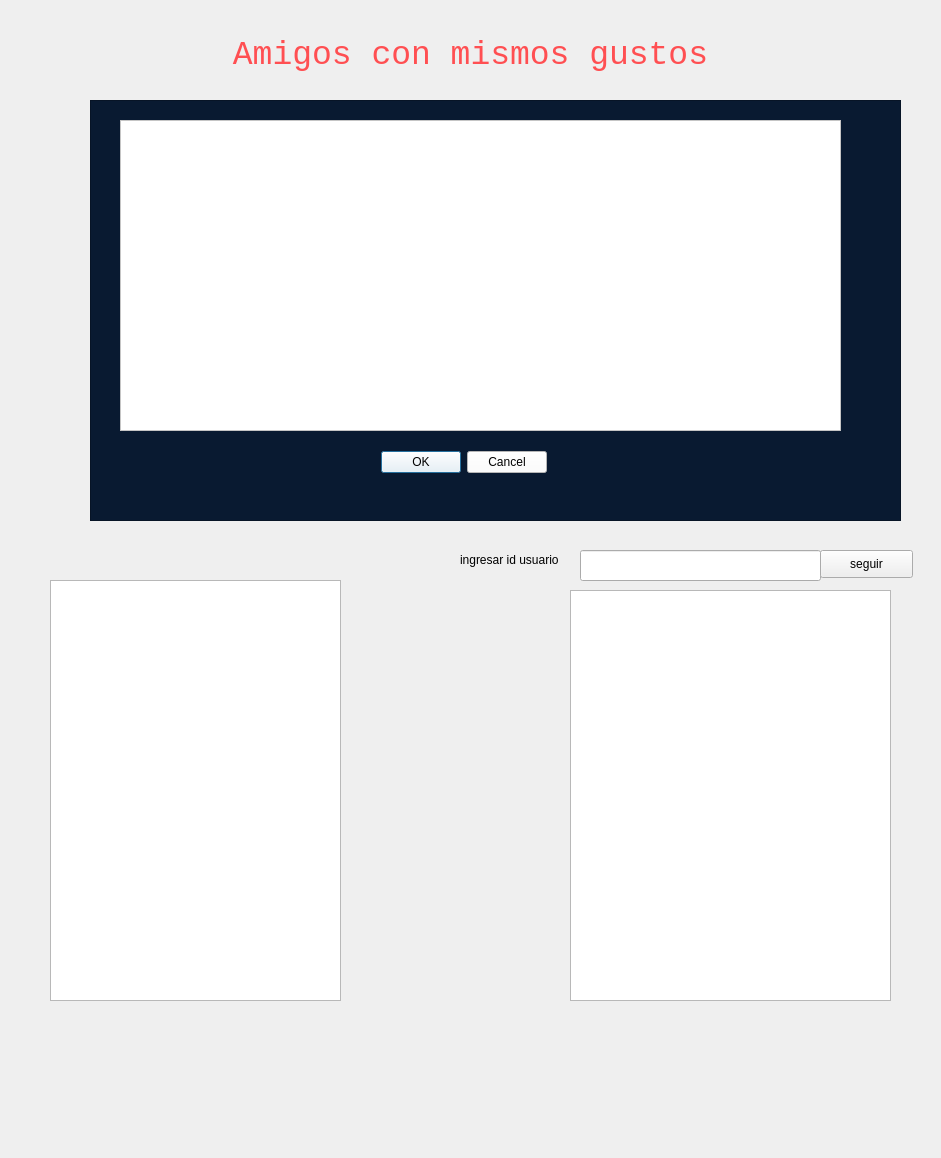
<?xml version="1.0" encoding="UTF-8"?>
<ui version="4.0">
 <class>Amigos</class>
 <widget class="QDialog" name="Amigos">
  <property name="geometry">
   <rect>
    <x>0</x>
    <y>0</y>
    <width>941</width>
    <height>1158</height>
   </rect>
  </property>
  <property name="windowTitle">
   <string>Dialog</string>
  </property>
  <widget class="QLabel" name="label">
   <property name="geometry">
    <rect>
     <x>780</x>
     <y>10</y>
     <width>91</width>
     <height>91</height>
    </rect>
   </property>
   <property name="text">
    <string/>
   </property>
   <property name="pixmap">
    <pixmap resource="logo.qrc">:/imagenes/music.png</pixmap>
   </property>
   <property name="scaledContents">
    <bool>true</bool>
   </property>
  </widget>
  <widget class="QLabel" name="label_9">
   <property name="geometry">
    <rect>
     <x>50</x>
     <y>10</y>
     <width>841</width>
     <height>91</height>
    </rect>
   </property>
   <property name="font">
    <font>
     <family>Consolas</family>
     <pointsize>7</pointsize>
     <weight>50</weight>
     <italic>false</italic>
     <bold>false</bold>
    </font>
   </property>
   <property name="text">
    <string>&lt;html&gt;&lt;head/&gt;&lt;body&gt;&lt;p align=&quot;center&quot;&gt;&lt;span style=&quot; font: Consolas; font-size:25pt; color:#ff4f52;&quot;&gt;Amigos con mismos gustos&lt;/span&gt;&lt;/p&gt;&lt;/body&gt;&lt;/html&gt;</string>
   </property>
  </widget>
  <widget class="QFrame" name="Framebusqueda">
   <property name="geometry">
    <rect>
     <x>90</x>
     <y>100</y>
     <width>811</width>
     <height>421</height>
    </rect>
   </property>
   <property name="styleSheet">
    <string notr="true">background-color:#091a31;</string>
   </property>
   <property name="frameShape">
    <enum>QFrame::StyledPanel</enum>
   </property>
   <property name="frameShadow">
    <enum>QFrame::Raised</enum>
   </property>
   <widget class="QTableWidget" name="tableWidget">
    <property name="geometry">
     <rect>
      <x>30</x>
      <y>20</y>
      <width>721</width>
      <height>311</height>
     </rect>
    </property>
    <property name="styleSheet">
     <string notr="true">background-color:#ffffff;</string>
    </property>
   </widget>
   <widget class="QDialogButtonBox" name="Buttonbox">
    <property name="geometry">
     <rect>
      <x>290</x>
      <y>350</y>
      <width>167</width>
      <height>25</height>
     </rect>
    </property>
    <property name="styleSheet">
     <string notr="true">background-color:#ffffff;
color:#000000;</string>
    </property>
    <property name="standardButtons">
     <set>QDialogButtonBox::Cancel|QDialogButtonBox::Ok</set>
    </property>
   </widget>
  </widget>
  <widget class="QLabel" name="label_2">
   <property name="geometry">
    <rect>
     <x>0</x>
     <y>470</y>
     <width>91</width>
     <height>91</height>
    </rect>
   </property>
   <property name="text">
    <string/>
   </property>
   <property name="pixmap">
    <pixmap resource="logo.qrc">:/imagenes/music.png</pixmap>
   </property>
   <property name="scaledContents">
    <bool>true</bool>
   </property>
  </widget>
  <widget class="QListWidget" name="listWidget_seguidores">
   <property name="geometry">
    <rect>
     <x>50</x>
     <y>580</y>
     <width>291</width>
     <height>421</height>
    </rect>
   </property>
  </widget>
  <widget class="QListWidget" name="listWidget_seguidos">
   <property name="geometry">
    <rect>
     <x>570</x>
     <y>590</y>
     <width>321</width>
     <height>411</height>
    </rect>
   </property>
  </widget>
  <widget class="QLineEdit" name="id_seguir">
   <property name="geometry">
    <rect>
     <x>580</x>
     <y>550</y>
     <width>241</width>
     <height>31</height>
    </rect>
   </property>
  </widget>
  <widget class="QLabel" name="label_3">
   <property name="geometry">
    <rect>
     <x>460</x>
     <y>550</y>
     <width>111</width>
     <height>20</height>
    </rect>
   </property>
   <property name="text">
    <string>ingresar id usuario</string>
   </property>
  </widget>
  <widget class="QPushButton" name="seguir">
   <property name="geometry">
    <rect>
     <x>820</x>
     <y>550</y>
     <width>93</width>
     <height>28</height>
    </rect>
   </property>
   <property name="text">
    <string>seguir</string>
   </property>
  </widget>
 </widget>
 <resources>
  <include location="logo.qrc"/>
 </resources>
 <connections/>
</ui>
